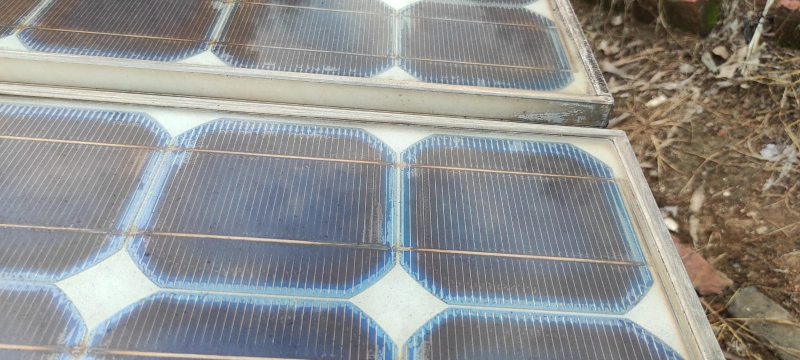
#> input picture dataset/img (1).png, 1600 x 720 px, found by its file name (shown at 1/2 size); its folder holds only this picture in this run
$ python lineDetect.py
#> lines starting #> are read from the running program, lines starting #| are printed output that depends on the picture; after the words box and inside, x2 and y2 are one past the last pixel; in counts of white or black regions, pixels touching at a corner belong together
#> further down, img is the input picture: shape (720, 1600, 3); mean B, G, R 141.6, 143.2, 142.5
import cv2
import numpy as np

'''input : numpy array, return (numpy array,edge_close)'''
def getLinedImg(img):
    new_img = np.copy(img)
    gray = cv2.cvtColor(new_img,cv2.COLOR_BGR2GRAY)
    edges = cv2.Canny(gray,50,150,apertureSize = 3)
    lines = cv2.HoughLines(edges,1,np.pi/180, 200)
    line_length = 2000
    try:
        for line in lines[:3]:
            for r_theta in line:
                r,theta = r_theta
                if theta > 1.4 and theta < 1.8:
                    a = np.cos(theta)
                    b = np.sin(theta)
                    x0 = a*r
                    y0 = b*r
                    x1 = int(x0 + line_length*(-b))
                    y1 = int(y0 + line_length*(a))
                    x2 = int(x0 - line_length*(-b))
                    y2 = int(y0 - line_length*(a))
                    cv2.line(new_img,(x1,y1), (x2,y2), (0,0,255),2)
    except:
        pass
    return new_img

def colorDetect(img):
    print(img)
#> (printed output is left out)
    hsv = cv2.cvtColor(img, cv2.COLOR_BGR2HSV)
#> hsv: shape (720, 1600, 3); mean H, S, V 66.7, 40.3, 153.2
    lower_blue = np.array([100,0,0])
    upper_blue = np.array([255,150,150])

    # Here we are defining range of bluecolor in HSV
    # This creates a mask of blue coloured
    # objects found in the frame.
    mask = cv2.inRange(hsv, lower_blue, upper_blue)
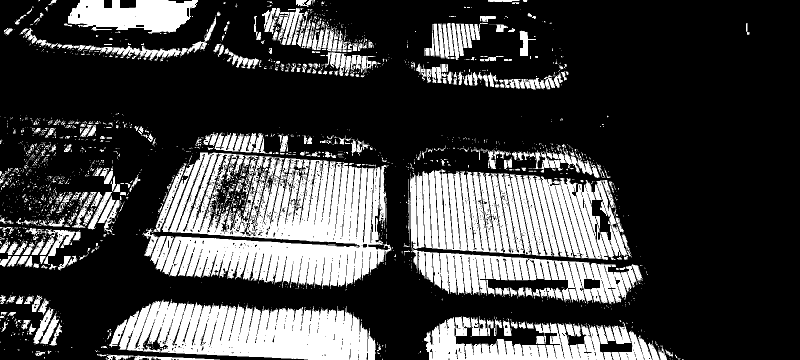
#> mask: shape (720, 1600) (shown at 1/2 size); 26.4% white; 2071 white regions (1672 under 20 px), largest, box (x1, y1, x2, y2) and area: (286, 305, 783, 578) 77851, (218, 599, 752, 720) 44419, (845, 340, 1063, 510) 26717
    print(mask)
#> (printed output is left out)
    res = cv2.bitwise_and(img,img, mask= mask)
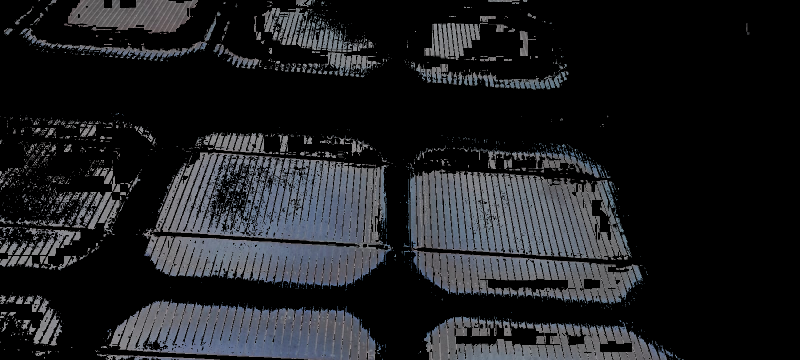
#> res: shape (720, 1600, 3) (shown at 1/2 size); mean B, G, R 33.8, 31, 29.8
    return res


if __name__ == '__main__':
    for i in range(1,16):
        img = cv2.imread(f'dataset\img ({i}).png')
#> (the run stopped early here; a loop or call above may not have finished)
